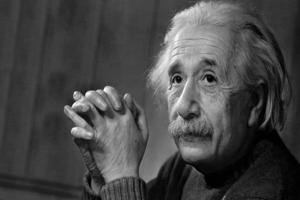
#> input picture python_tuto/Scripts/Lessons/PILLOW/results/grayscale_example.jpg, 300 x 200 px
$ python Lesson4_CropImage.py
#> lines starting #> are read from the running program, lines starting #| are printed output that depends on the picture
from PIL import Image

# Open image
image = Image.open("results/grayscale_example.jpg")
#> image is the input picture: PIL image 300x200 L; min 0, max 251, mean 70.5

# Define crop coordinates: (left, top, right, bottom)
# Example: crop a 200x200 square starting at (50, 50)
crop_box = (80, 0, 300, 200)  # (left, top, right, bottom)
cropped_image = image.crop(crop_box)
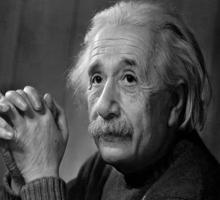
#> cropped_image: PIL image 220x200 L; min 0, max 251, mean 75.3

# Save result
cropped_image.save("results/cropped_example.jpg")
cropped_image.show()
